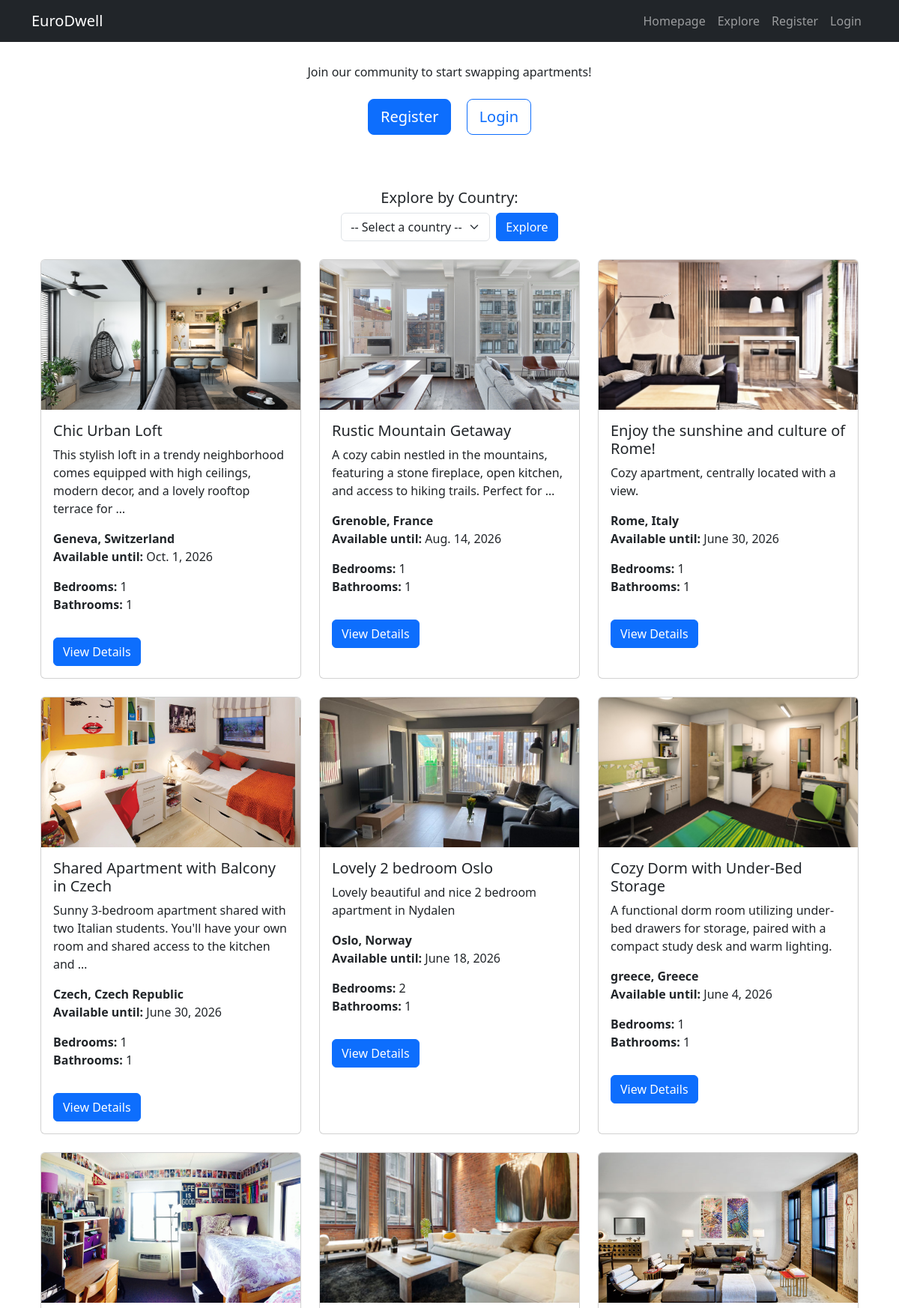
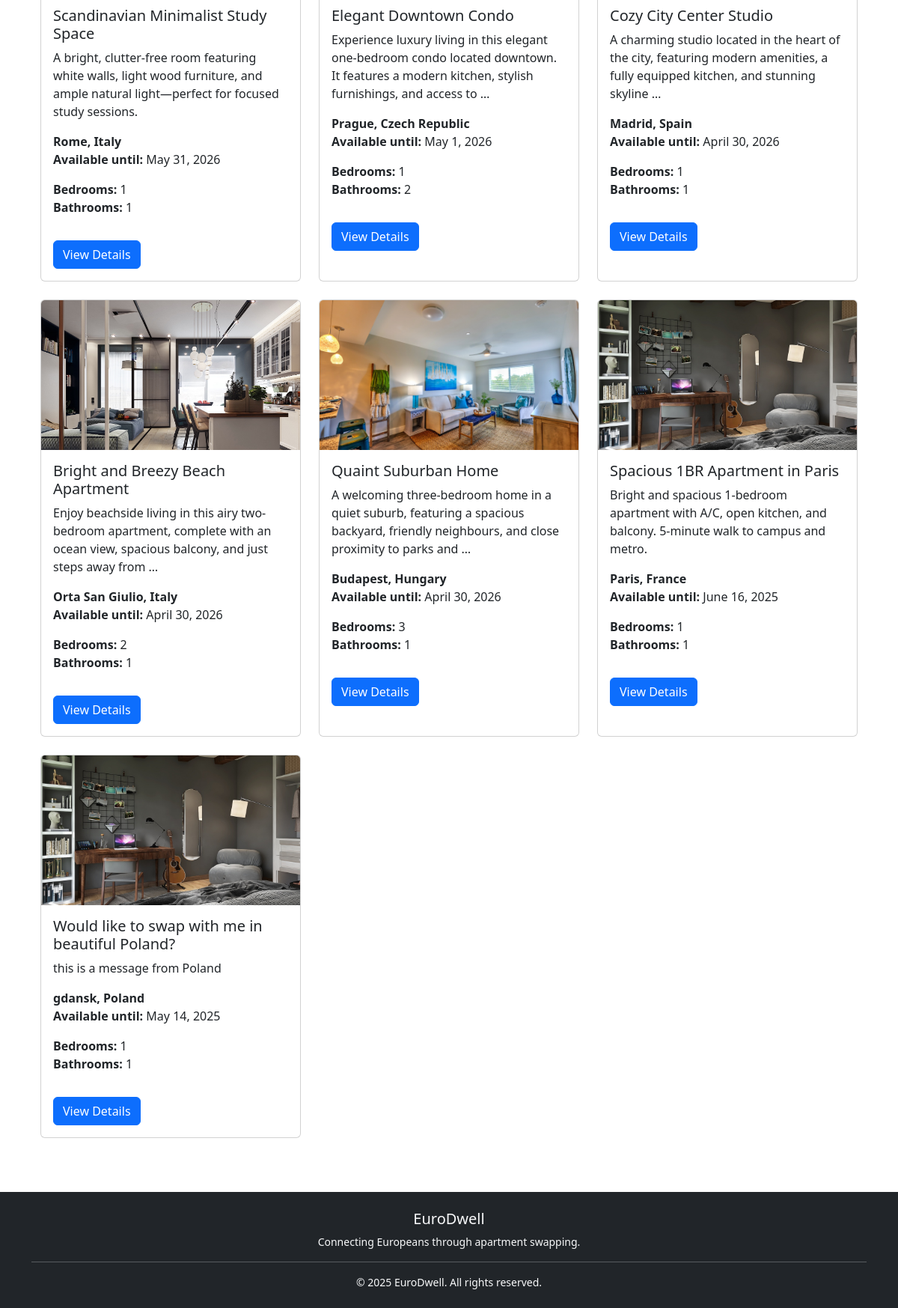
/explore, run on the app's committed database (2 pictures, top to bottom).
### app/models.py (models this page shows, shortened)
class Apartment(models.Model):
    user = models.ForeignKey(User, on_delete=models.CASCADE)
    title = models.CharField(max_length=200)
    description = models.TextField()
    country = models.CharField(max_length=100,default='Norway')
    city = models.CharField(max_length=100,default='Oslo')
    bedrooms = models.IntegerField(default=1)
    bathrooms = models.IntegerField(default=1)
    shared_bathroom = models.BooleanField(default=False)
    shared_kitchen = models.BooleanField(default=False)
    available_from = models.DateField(default=date.today)
    available_until = models.DateField(default=default_available_until)
    created_at = models.DateTimeField(auto_now_add=True)
    updated_at = models.DateTimeField(auto_now=True)

class ApartmentImage(models.Model):
    apartment = models.ForeignKey(Apartment, related_name='images', on_delete=models.CASCADE)
    image = models.ImageField(upload_to='apartments/')
    uploaded_at = models.DateTimeField(auto_now_add=True)

### app/views.py (the view)
# urls.py: path("explore", views.explore, name="explore"),
def explore(request):
    country = request.GET.get("country")
    if country:
        apartments = Apartment.objects.filter(
            country__icontains=country
        ).order_by('-available_until')
    else:
        apartments = Apartment.objects.all().order_by('-available_until')
    return render(request, "explore.html", {
        "apartments": apartments,
        "country": country,
        "countries": EUROPEAN_COUNTRIES,
    })

### app/context_processors.py (called while the page is built)
def unread_message_count(request):
    if request.user.is_authenticated:
        count = Message.objects.filter(receiver=request.user, is_read=False).count()
        return {'unread_message_count': count}
    return {}

def pending_swap_requests_count(request):
    if request.user.is_authenticated:
        count = SwapRequest.objects.filter(
            apartment_requested__user=request.user,
            status='Pending'
        ).count()
        return {'pending_swap_requests_count': count}
    return {}

### app/templates/explore.html (shortened to what this page needs)
{% extends "base.html" %}
{% block content %}
<div class="container">
    <div class="row justify-content-center text-center mb-5">
        <div class="col-md-8">
            {% if not user.is_authenticated %}
                <div class="mb-4">
                    <p class="mb-4">Join our community to start swapping apartments!</p>
                    <a href="{% url 'register' %}" class="btn btn-primary btn-lg me-3">Register</a>
                    <a href="{% url 'login' %}" class="btn btn-outline-primary btn-lg">Login</a>
                </div>
            {% endif %}
        </div>
    </div>
    <form method="get" action="{% url 'explore' %}" class="mb-4 text-center">
        <label for="country-select" class="form-label h5">Explore by Country:</label>
        <div class="d-flex justify-content-center align-items-center">
            <select name="country" id="country-select" class="form-select w-auto me-2">
                <option value="">-- Select a country --</option>
            </select>
            <button type="submit" class="btn btn-primary">Explore</button>
        </div>
    </form>
    <div class="row">
        {% for apartment in apartments %}
            <div class="col-md-4 mb-4">
                <div class="card h-100">
                    {% if apartment.images.first %}
                        <img src="{{ apartment.images.first.image.url }}" class="card-img-top" alt="{{ apartment.title }}" style="height: 200px; object-fit: cover;">
                    {% endif %}
                    <div class="card-body">
                        <h5 class="card-title">{{ apartment.title }}</h5>
                        <p class="card-text">{{ apartment.description|truncatewords:20 }}</p>
                        <p class="card-text">
                            <strong>{{ apartment.city }}, {{ apartment.country }}</strong><br>
                            <strong>Available until:</strong> {{ apartment.available_until }}
                        </p>
                        <ul class="list-unstyled">
                            <li><strong>Bedrooms:</strong> {{ apartment.bedrooms }}</li>
                            <li><strong>Bathrooms:</strong> {{ apartment.bathrooms }}</li>
                        </ul>
                        <a href="{% url 'apartment_details' apartment.id %}" class="btn btn-primary mt-3">View Details</a>
                    </div>
                </div>
            </div>
        {% empty %}
            <div class="col-12 text-center">
                <p>No apartments available at the moment.</p>
            </div>
        {% endfor %}
    </div>
</div>
{% endblock %}

### app/static/app/homepage.css (style rules this page uses)
form input, form textarea, form select { width: 100%; padding: 0.6rem; border: 1px solid #ccc; border-radius: 5px; }

### data on the page
Apartment: images.first.image (picture), title "Chic Urban Loft", description "This stylish loft in a trendy neighborhood comes equipped with high ceilings, modern decor, and a lovely rooftop terrace for …", city "Geneva", country "Switzerland", available_until "Oct. 1, 2026", bedrooms "1", bathrooms "1"
Apartment: images.first.image (picture), title "Rustic Mountain Getaway", description "A cozy cabin nestled in the mountains, featuring a stone fireplace, open kitchen, and access to hiking trails. Perfect for …", city "Grenoble", country "France", available_until "Aug. 14, 2026", bedrooms "1", bathrooms "1"
Apartment: images.first.image (picture), title "Enjoy the sunshine and culture of Rome!", description "Cozy apartment, centrally located with a view.", city "Rome", country "Italy", available_until "June 30, 2026", bedrooms "1", bathrooms "1"
Apartment: images.first.image (picture), title "Shared Apartment with Balcony in Czech", description "Sunny 3-bedroom apartment shared with two Italian students. You'll have your own room and shared access to the kitchen and …", city "Czech", country "Czech Republic", available_until "June 30, 2026", bedrooms "1", bathrooms "1"
Apartment: images.first.image (picture), title "Lovely 2 bedroom Oslo", description "Lovely beautiful and nice 2 bedroom apartment in Nydalen", city "Oslo", country "Norway", available_until "June 18, 2026", bedrooms "2", bathrooms "1"
Apartment: images.first.image (picture), title "Cozy Dorm with Under-Bed Storage", description "A functional dorm room utilizing under-bed drawers for storage, paired with a compact study desk and warm lighting.", city "greece", country "Greece", available_until "June 4, 2026", bedrooms "1", bathrooms "1"
Apartment: images.first.image (picture), title "Scandinavian Minimalist Study Space", description "A bright, clutter-free room featuring white walls, light wood furniture, and ample natural light—perfect for focused study sessions.", city "Rome", country "Italy", available_until "May 31, 2026", bedrooms "1", bathrooms "1"
Apartment: images.first.image (picture), title "Elegant Downtown Condo", description "Experience luxury living in this elegant one-bedroom condo located downtown. It features a modern kitchen, stylish furnishings, and access to …", city "Prague", country "Czech Republic", available_until "May 1, 2026", bedrooms "1", bathrooms "2"
Apartment: images.first.image (picture), title "Cozy City Center Studio", description "A charming studio located in the heart of the city, featuring modern amenities, a fully equipped kitchen, and stunning skyline …", city "Madrid", country "Spain", available_until "April 30, 2026", bedrooms "1", bathrooms "1"
Apartment: images.first.image (picture), title "Bright and Breezy Beach Apartment", description "Enjoy beachside living in this airy two-bedroom apartment, complete with an ocean view, spacious balcony, and just steps away from …", city "Orta San Giulio", country "Italy", available_until "April 30, 2026", bedrooms "2", bathrooms "1"
Apartment: images.first.image (picture), title "Quaint Suburban Home", description "A welcoming three-bedroom home in a quiet suburb, featuring a spacious backyard, friendly neighbours, and close proximity to parks and …", city "Budapest", country "Hungary", available_until "April 30, 2026", bedrooms "3", bathrooms "1"
Apartment: images.first.image (picture), title "Spacious 1BR Apartment in Paris", description "Bright and spacious 1-bedroom apartment with A/C, open kitchen, and balcony. 5-minute walk to campus and metro.", city "Paris", country "France", available_until "June 16, 2025", bedrooms "1", bathrooms "1"
Apartment: images.first.image (picture), title "Would like to swap with me in beautiful Poland?", description "this is a message from Poland", city "gdansk", country "Poland", available_until "May 14, 2025", bedrooms "1", bathrooms "1"
